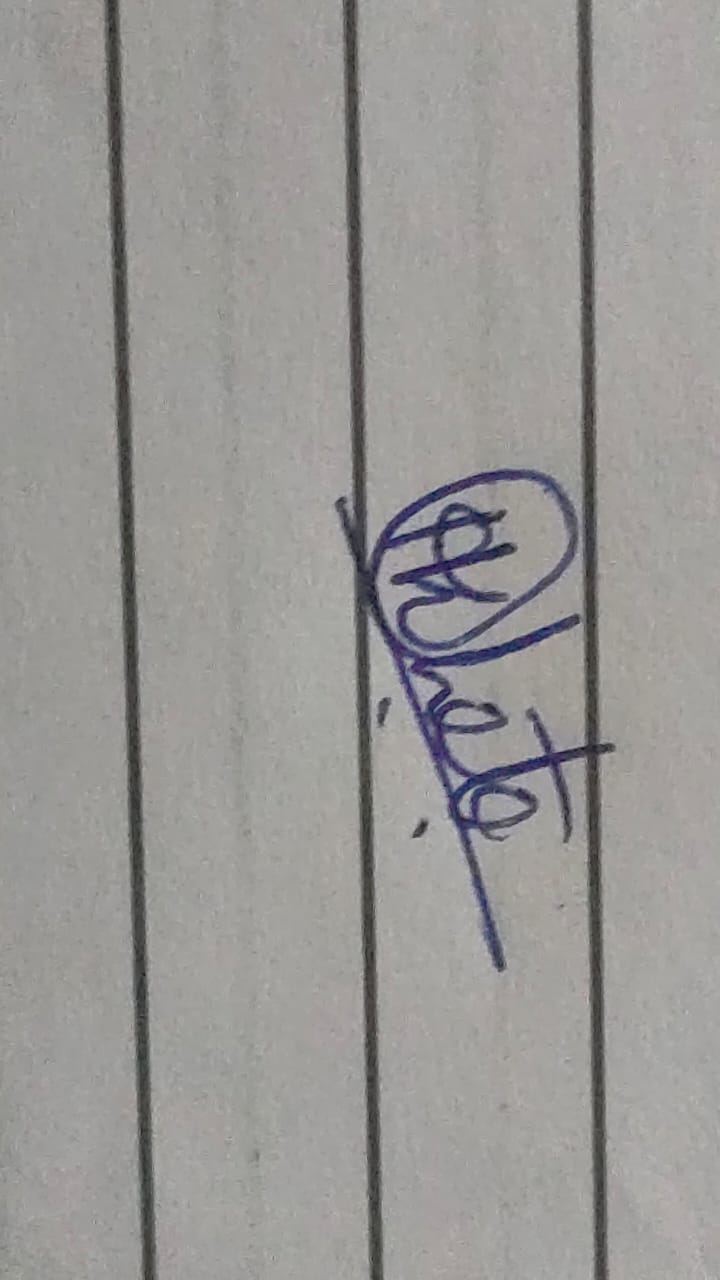
#> input picture uploads/signatures/original_0d68ad3476c94014abfaebd731e15b85.jpeg, 720 x 1280 px
$ python -i preprocessing.py   (imports and definitions only)
#> lines starting #> are read from the running program, lines starting #| are printed output that depends on the picture; after the words box and inside, x2 and y2 are one past the last pixel; in counts of white or black regions, pixels touching at a corner belong together
"""ForgeNet-X — Image Preprocessing"""

import os
import cv2
import numpy as np


# ── Tuning ────────────────────────────────────────────────────────────────────
TARGET_WIDTH        = 1024
BILATERAL_D         = 9
BILATERAL_SIGMA_COL = 75
BILATERAL_SIGMA_SPC = 75
CLAHE_CLIP_LIMIT    = 2.0
CLAHE_TILE_GRID     = (8, 8)
ADAPT_BLOCK_SIZE    = 31
ADAPT_C             = 10
MORPH_OPEN_K        = np.ones((2, 2), np.uint8)
MORPH_CLOSE_K       = np.ones((1, 1), np.uint8)  # 1×1 avoids bridging adjacent characters
MIN_BLOB_AREA       = 20

# ── Visual annotation ─────────────────────────────────────────────────────────
BANNER_H   = 44
BANNER_BG  = (26, 26, 46)
TEXT_WHITE = (255, 255, 255)
TEXT_GREY  = (170, 170, 170)
FONT       = cv2.FONT_HERSHEY_SIMPLEX


# ── Public API ────────────────────────────────────────────────────────────────

def preprocess_image(image_path: str) -> dict:
    """Full adaptive binarisation pipeline. Returns dict of stage images."""
    original = cv2.imread(str(image_path))
#> original is the input picture: shape (1280, 720, 3); mean B, G, R 149.6, 151.8, 153.4
    if original is None:
        raise FileNotFoundError(f"Cannot read image: {image_path}")

    gray      = cv2.cvtColor(original, cv2.COLOR_BGR2GRAY)
    bilateral = cv2.bilateralFilter(gray, BILATERAL_D, BILATERAL_SIGMA_COL, BILATERAL_SIGMA_SPC)

    clahe_op  = cv2.createCLAHE(clipLimit=CLAHE_CLIP_LIMIT, tileGridSize=CLAHE_TILE_GRID)
    clahe     = clahe_op.apply(bilateral)

    adaptive  = cv2.adaptiveThreshold(
        clahe, 255, cv2.ADAPTIVE_THRESH_GAUSSIAN_C,
        cv2.THRESH_BINARY_INV, ADAPT_BLOCK_SIZE, ADAPT_C
    )
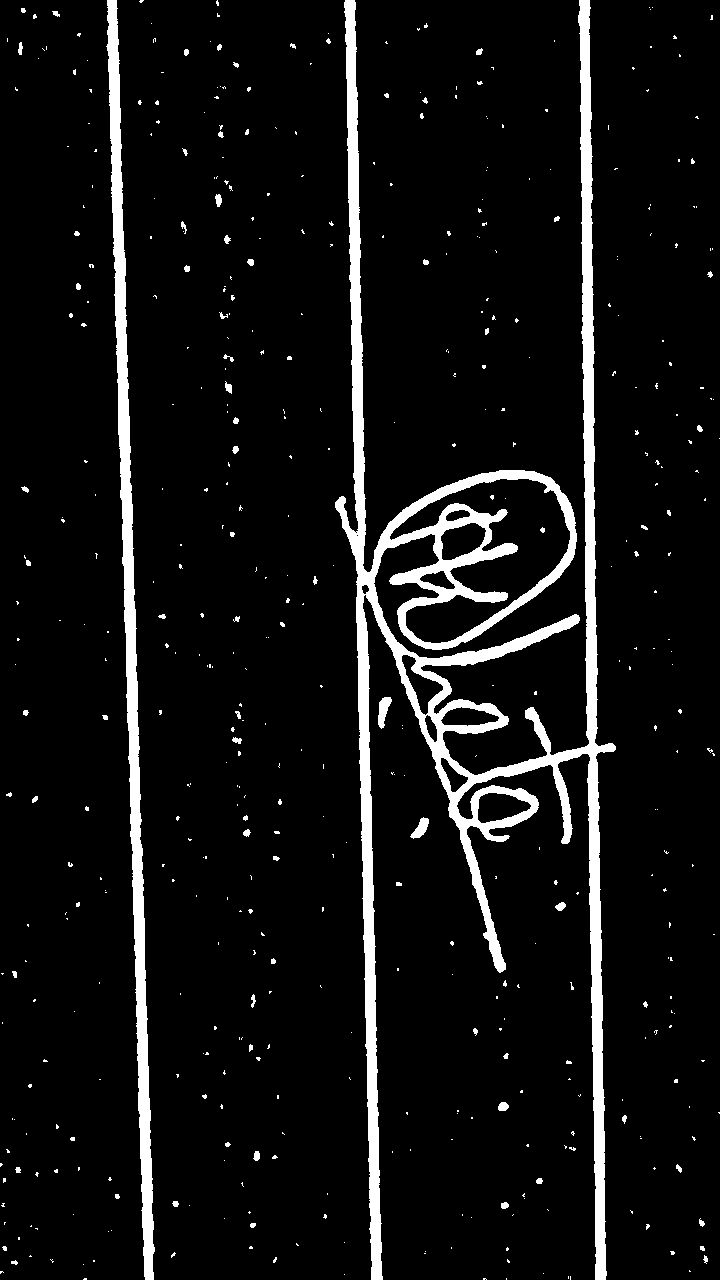
#> adaptive: shape (1280, 720); 7.2% white; 498 white regions (426 under 20 px), largest, box (x1, y1, x2, y2) and area: (335, 0, 616, 1280) 47652, (106, 0, 155, 1280) 13577, (378, 697, 392, 729) 257

    otsu_val, otsu_mask = cv2.threshold(
        clahe, 0, 255, cv2.THRESH_BINARY_INV + cv2.THRESH_OTSU
    )
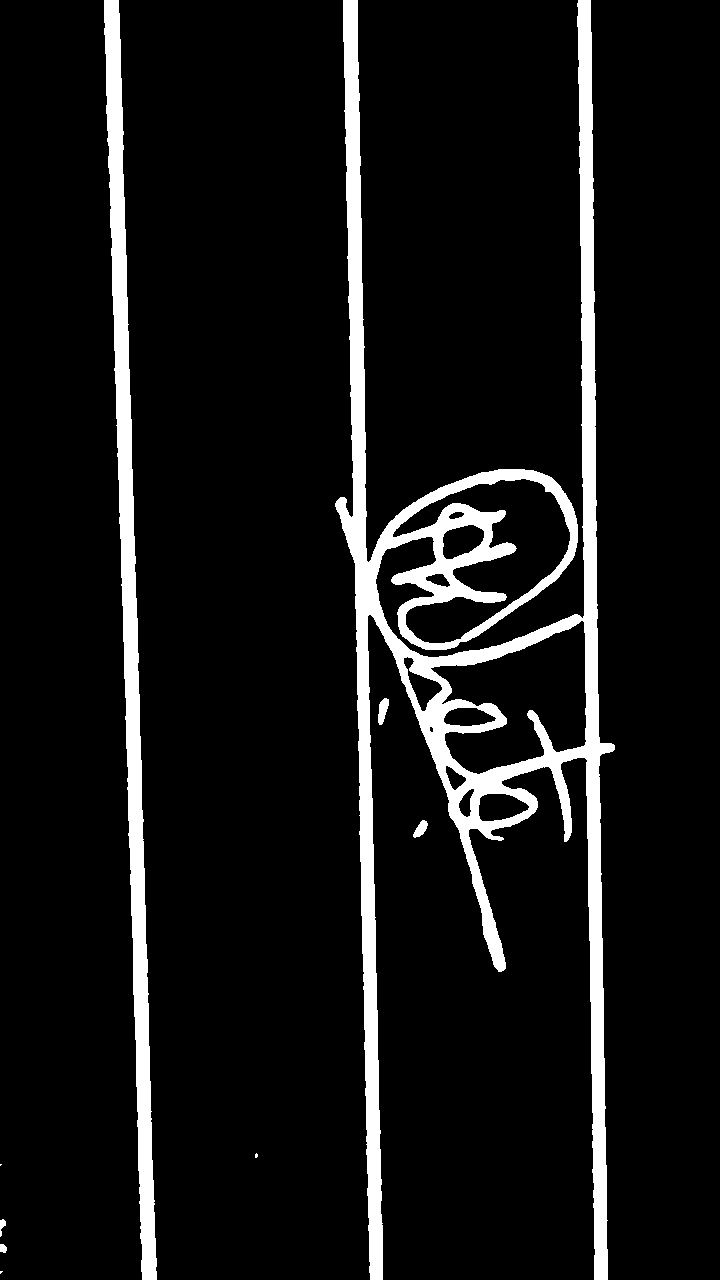
#> otsu_mask: shape (1280, 720); 8.5% white; 9 white regions (3 under 20 px), largest, box (x1, y1, x2, y2) and area: (335, 0, 615, 1280) 58886, (104, 0, 157, 1280) 18695, (378, 698, 389, 725) 193, (413, 820, 428, 838) 151, (0, 1219, 6, 1237) 59, (0, 1244, 7, 1253) 52
#> otsu_val = 121

    combined = cv2.bitwise_and(adaptive, otsu_mask)
#> combined: shape (1280, 720); 6.6% white; 9 white regions (5 under 20 px), largest, box (x1, y1, x2, y2) and area: (335, 0, 615, 1280) 47073, (106, 0, 155, 1280) 13577, (378, 698, 389, 725) 192, (413, 820, 428, 838) 151
    opened   = cv2.morphologyEx(combined, cv2.MORPH_OPEN,  MORPH_OPEN_K)
#> opened: shape (1280, 720); 6.6% white; 8 white regions (4 under 20 px), largest, box (x1, y1, x2, y2) and area: (336, 0, 616, 1280) 47031, (108, 0, 156, 1280) 13550, (379, 699, 390, 726) 192, (414, 821, 429, 839) 151
    binary   = cv2.morphologyEx(opened,   cv2.MORPH_CLOSE, MORPH_CLOSE_K)
    binary   = _remove_small_blobs(binary, MIN_BLOB_AREA)
#> in _remove_small_blobs, `n_labels, labels, stats, _ = cv2.connectedComponentsWithStats(binary, ..`:
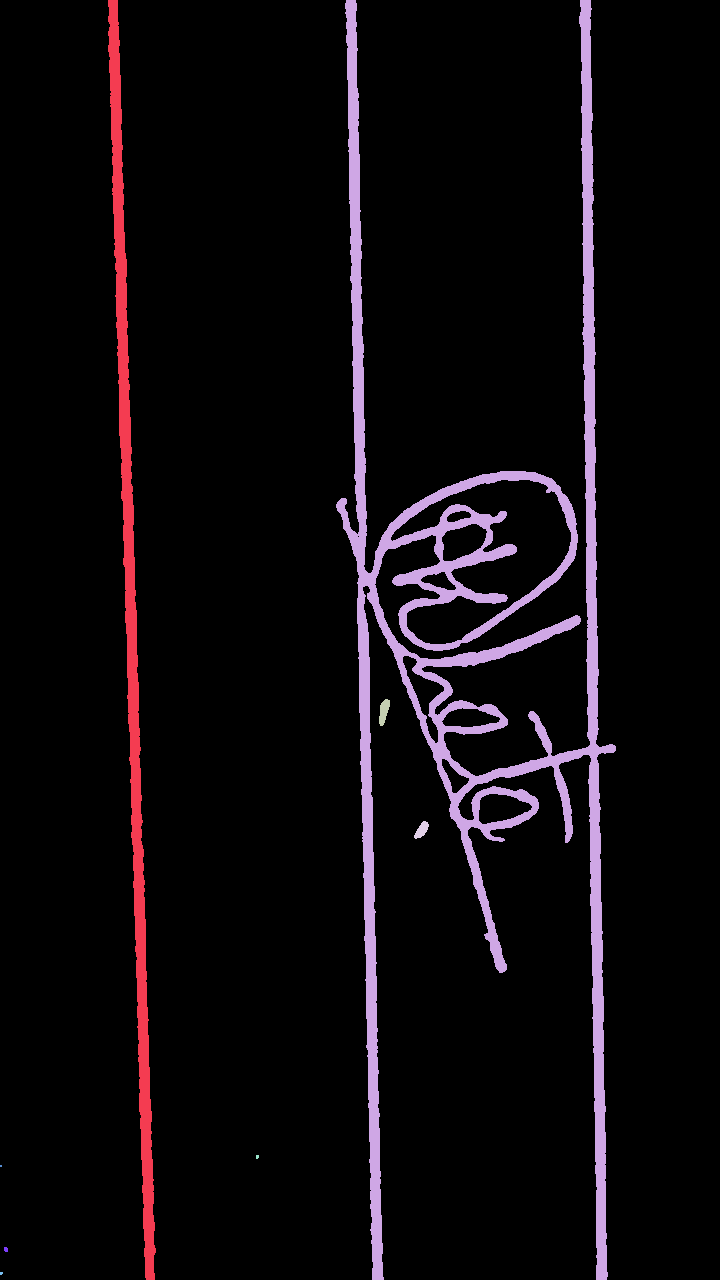
#> labels: shape (1280, 720) int32; 9 distinct labels, from 0 to 8; one colour per label, 0 black
#> in _remove_small_blobs, `n_labels, labels, stats, _ = cv2.connectedComponentsWithStats(binary, ..`: n_labels = 9; stats = [[0, 0, 720, 1280, 860635], [108, 0, 48, 1280, 13550], [336, 0, 280, 1280, 47031], [379, 699, 11, 27, 192], [414, 821, 15, 18, 151], [256, 1155, 3, 4, 11], [0, 1165, 2, 2, 4], [4, 1247, 4, 5, 18], [0, 1272, 3, 3, 8]]

    h, w    = binary.shape
    scale   = TARGET_WIDTH / w
    new_h   = int(h * scale)
    resized = cv2.resize(binary, (TARGET_WIDTH, new_h), interpolation=cv2.INTER_AREA)
    _, resized = cv2.threshold(resized, 127, 255, cv2.THRESH_BINARY)
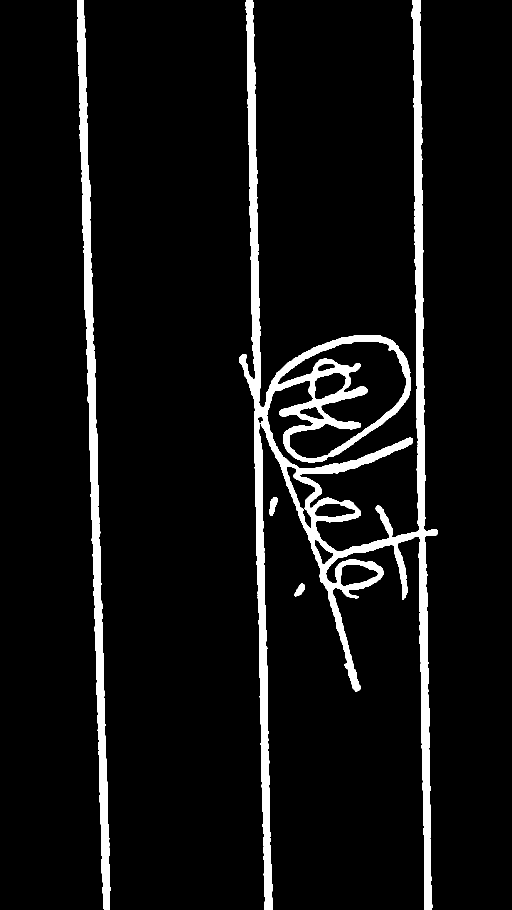
#> resized: shape (1820, 1024) (shown at 1/2 size); 6.6% white; 4 white regions, box (x1, y1, x2, y2) and area: (478, 0, 876, 1820) 94975, (154, 0, 222, 1820) 27464, (539, 994, 555, 1032) 398, (589, 1167, 610, 1193) 308

    normalized = resized.astype(np.float32) / 255.0

    return {
        "original"  : original,
        "gray"      : gray,
        "bilateral" : bilateral,
        "clahe"     : clahe,
        "adaptive"  : adaptive,
        "otsu_mask" : otsu_mask,
        "binary"    : binary,
        "normalized": normalized,
        "resized"   : resized,
        "height"    : new_h,
        "width"     : TARGET_WIDTH,
        "path"      : str(image_path),
        "otsu_value": int(otsu_val),
    }


# [103 lines left out: functions save_pipeline_visuals, deskew, extract_writing_style, not called in this run]


def _remove_small_blobs(binary: np.ndarray, min_area: int) -> np.ndarray:
    """Remove connected components smaller than min_area px²."""
    n_labels, labels, stats, _ = cv2.connectedComponentsWithStats(binary, connectivity=8)
    clean = np.zeros_like(binary)
    for label in range(1, n_labels):
        if stats[label, cv2.CC_STAT_AREA] >= min_area:
            clean[labels == label] = 255
    return clean


# [6 lines left out: function _scale_to_max_width, not called in this run]

>>> result = preprocess_image('../uploads/signatures/original_0d68ad3476c94014abfaebd731e15b85.jpeg')
#> result = 13 items
